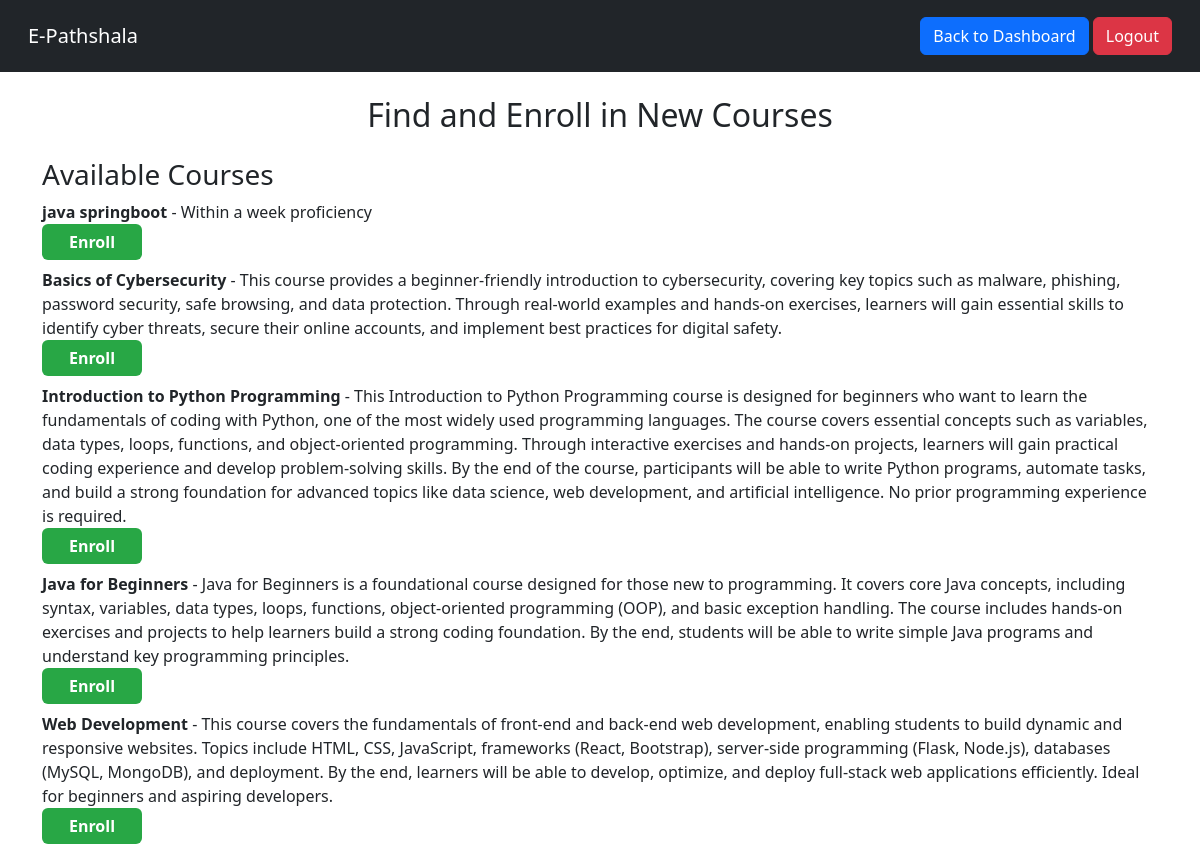
The app's page /course_dashboard (signed in) with its own data.
### app/models.py (models this page shows)
class Course(db.Model):
    __tablename__ = 'course'  # Added tablename for clarity
    id = db.Column(db.Integer, primary_key=True)
    title = db.Column(db.String(100), nullable=False)
    description = db.Column(db.String(255), nullable=True)
    video_url = db.Column(db.String(500))
    instructor_id = db.Column(db.Integer, db.ForeignKey('user.id'), nullable=False)
    instructor = db.relationship('User', backref='courses')
    enrollments = db.relationship('Enrollment', back_populates='course', cascade="all, delete-orphan")
    assessments = db.relationship('Assessment', backref='course', lazy='dynamic', cascade="all, delete-orphan")
    forums = db.relationship('Forum', backref='course', lazy='dynamic', cascade="all, delete-orphan")

### app/routes.py (the view)
@main.route('/course_dashboard')
def course_dashboard():
    if 'user_id' not in session:
        flash("Please log in to view this page.")
        return redirect(url_for('main.login'))
    user = User.query.get(session['user_id'])
    if user is None:
        flash('User not found. Please log in again.')
        return redirect(url_for('main.login'))
    available_courses = Course.query.filter(Course.id.notin_([en.course_id for en in user.enrollments])).all()
    return render_template('course_dashboard.html', available_courses=available_courses)

### app/templates/course_dashboard.html (shortened to what this page needs)
<!DOCTYPE html>
<html lang="en">
<head>
    <link href="https://cdn.jsdelivr.net/npm/bootstrap@5.3.0/dist/css/bootstrap.min.css" rel="stylesheet">
</head>
<body>
    <nav class="navbar navbar-dark bg-dark p-3">
        <div class="container-fluid">
            <a class="navbar-brand" href="#">E-Pathshala</a>
            <div>
                <a href="/dashboard" class="btn btn-primary">Back to Dashboard</a>
                <a href="/logout" class="btn btn-danger">Logout</a>
            </div>
        </div>
    </nav>
    <div class="container mt-4">
        <h2 class="text-center">Find and Enroll in New Courses</h2>
        <div class="mt-4">
            <h3>Available Courses</h3>
            {% for course in available_courses %}
            <div class="mb-2">
                <strong>{{ course.title }}</strong> - {{ course.description }}
                <form action="{{ url_for('main.enroll_in_course', course_id=course.id) }}" method="post">
                    <button type="submit" class="btn btn-enroll">Enroll</button>
                </form>
            </div>
            {% else %}
            <div>No courses available for enrollment.</div>
            {% endfor %}
        </div>
    </div>
</body>
</html>

### app/templates/course_dashboard.html (style rules this page uses)
.btn-enroll { width: 100px; font-weight: bold; background-color: #28a745; border: none; color: white; }

### records on screen
Course: title "java springboot", description "Within a week proficiency"
Course: title "Basics of Cybersecurity", description "This course provides a beginner-friendly introduction to cybersecurity, covering key topics such as malware, phishing, password security, safe browsing, and data protection. Through real-world examples and hands-on exercises, learners will gain essential skills to identify cyber threats, secure their online accounts, and implement best practices for digital safety."
Course: title "Introduction to Python Programming", description "This Introduction to Python Programming course is designed for beginners who want to learn the fundamentals of coding with Python, one of the most widely used programming languages. The course covers essential concepts such as variables, data types, loops, functions, and object-oriented programming. Through interactive exercises and hands-on projects, learners will gain practical coding experience and develop problem-solving skills. By the end of the course, participants will be able to write Python programs, automate tasks, and build a strong foundation for advanced topics like data science, web development, and artificial intelligence. No prior programming experience is required."
Course: title "Java for Beginners", description "Java for Beginners is a foundational course designed for those new to programming. It covers core Java concepts, including syntax, variables, data types, loops, functions, object-oriented programming (OOP), and basic exception handling. The course includes hands-on exercises and projects to help learners build a strong coding foundation. By the end, students will be able to write simple Java programs and understand key programming principles."
Course: title "Web Development", description "This course covers the fundamentals of front-end and back-end web development, enabling students to build dynamic and responsive websites. Topics include HTML, CSS, JavaScript, frameworks (React, Bootstrap), server-side programming (Flask, Node.js), databases (MySQL, MongoDB), and deployment. By the end, learners will be able to develop, optimize, and deploy full-stack web applications efficiently. Ideal for beginners and aspiring developers."
